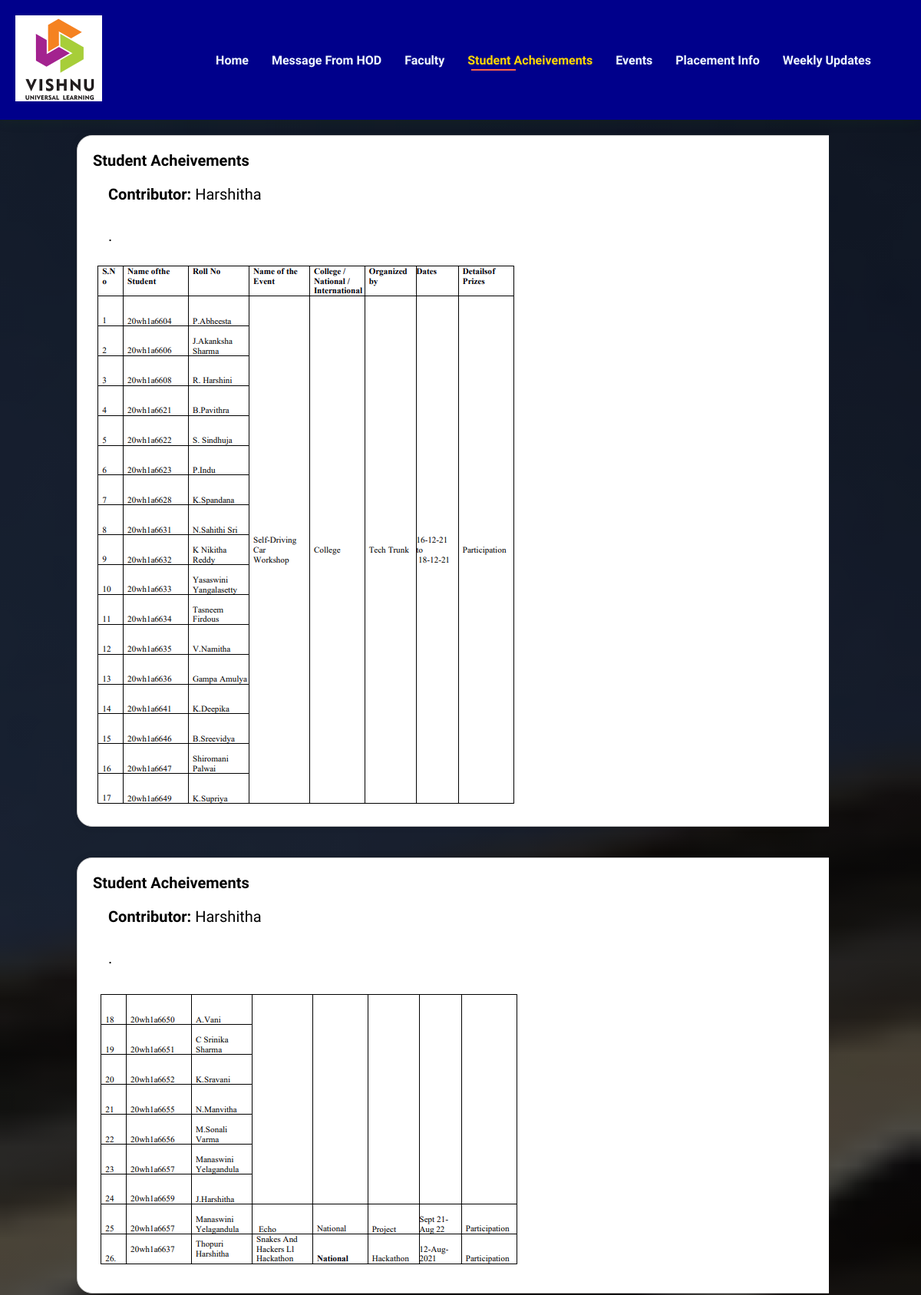
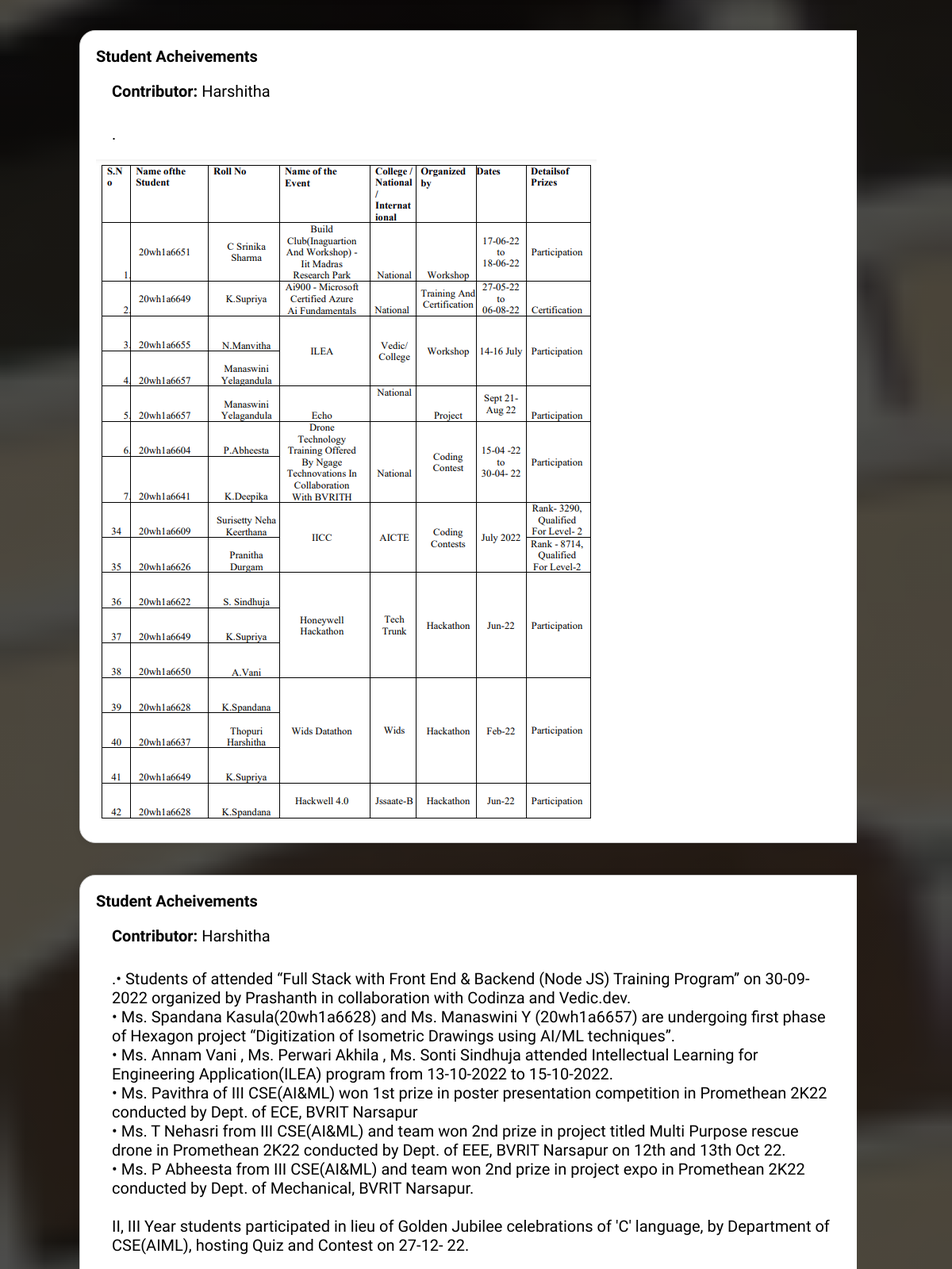
The page /studentAcheivements (upper part) on the database its author committed (2 pictures, top to bottom).
### tables this page shows
CREATE TABLE content (
                id INTEGER PRIMARY KEY AUTOINCREMENT,
                contributor_name TEXT,
                semester_id TEXT,
                selected_page TEXT,
                content_title TEXT,
                content TEXT,
                file_name TEXT
            , date_added DATE);

### app.py (the view)
@app.route('/studentAcheivements')
def studentAcheivements():
    content = get_content_by_page('student-achievements')
    print("----------------")
    print(content)
    print("----------------")
    return render_template('studentAcheivements.html', content=content)

### app.py (called while the page is built)
def get_db():
    db = getattr(g, '_database', None)
    if db is None:
        db = g._database = sqlite3.connect(DATABASE)
    return db

@app.teardown_appcontext
def close_connection(exception):
    db = getattr(g, '_database', None)
    if db is not None:
        db.close()

def get_content_by_page(page):
    db = get_db()
    cursor = db.cursor()
    cursor.execute('''
        SELECT * FROM content WHERE selected_page = ? ORDER BY semester_id
        ''', (page,))
    content = cursor.fetchall()
    return content

### templates/studentAcheivements.html (shortened to what this page needs)
<!DOCTYPE html>
<html lang="en">
<head>
    <link rel="stylesheet" href="https://cdnjs.cloudflare.com/ajax/libs/font-awesome/6.1.1/css/all.min.css" />
    <link rel="stylesheet" href="static/style.css">
    <link rel="text/stylesheet" src="script.js">
</head>
<body>
    <section id = "header">
        <a href="#"><img src = "static/img/logo.png" class="logo" alt = ""></a>
            <div>
                <ul id = "navbar">
                    <li><a href = "{{url_for('index')}}">Home</a></li>
                    <li><a href = "{{url_for('hod')}}">Message From HOD</a></li>
                    <li><a href = "{{ url_for('faculty') }}">Faculty</a></li>
                    <li><a href = "{{ url_for('studentAcheivements')}}" class = "active">Student Acheivements</a> </li>
                    <li><a href = "{{ url_for('events') }}">Events</a></li>
                    <li><a href = "{{ url_for('placement') }}">Placement Info</a></li>
                    <li><a href = "{{ url_for('weekly_update') }}">Weekly Updates</a></li>
                </ul>
            </div>
    </section>
    <section id="hero">
        <div class="container">
            {% for entry in content %}
            <div class="content-container">
                <h7>{{ entry[4] }}</h7>
                <p><b>Contributor:</b> {{ entry[1] }}</p>
                <p>{{ entry[5]|safe }}</p>
                <img src="{{ url_for('static', filename='uploads/' + entry[6]) }}" alt="{{ entry[4] }} Image">
            </div>
            {% endfor %}
        </div>
    </section>
</body>
</html>

### static/style.css (style rules this page uses)
* { margin: 0; padding: 0; box-sizing: border-box; font-family: 'Spartan', sans-serif; }
h7 { font-weight: 700; font-size: 20px; }
p { font-size: 16px; color: aqua; margin: 15px 0 20px 0; }
body { width: 100%; }
#header { display: flex; align-items: center; justify-content: space-between; padding: 20px 20px; background-color: darkblue; box-shadow: 0 5px 15px rgba(39, 114, 12, 0.06); z-index: 999; position: sticky; top: 0; left: 0; }
#header .logo { height: 40; width: 40; }
#navbar { display: flex; align-items: center; justify-content: center; }
#navbar li { list-style: none; padding: 0 15px; position: relative; }
#navbar li a { text-decoration: none; font-size: 16px; font-weight: 600; color: aliceblue; transition: 0.3s ease; }
#navbar li a:hover, #navbar li a.active { color: gold; }
#navbar li a.active::after, #navbar li a:hover::after { content: ""; width: 30%; height: 2px; background-color: tomato; position: absolute; bottom: -4px; left: 20px; }
#hero { background-image: linear-gradient(rgba(0,0,0,0.7), rgba(0,0,0,0.7)), url("/static/img/background_1.png"); min-height: 140vh; height: 100%; width: 100%; background-size: cover; background-repeat: repeat-y; background-position: top 25% right 0%; padding: 0 80px; display: flex; flex-direction: column; align-items: flex-start; justify-content: center; overflow: auto; overflow-y: scroll; }
#hero .container { height: 100%; width: calc(100% - 40px); overflow-y: scroll; scroll-snap-type: y mandatory; }
.content-container { background: repeat-y; background-color: #fff; border: 1px solid #ccc; border-radius: 20px; box-shadow: 0px 0px 10px rgba(0, 0, 0, 0.1); padding: 20px; margin: 20px; width: calc(50% - 40px); float: left; width: 100%; box-sizing: border-box; font-family: 'Spartan', sans-serif; font-size: large; }
.content-container p { font-family: 'Spartan', sans-serif; font-size: smaller; font-weight: 500; }
.content-container p { color: black; margin: 10px; padding: 10px; font-size: 20px; }
.content-container { transition: transform 0.2s ease-in-out, opacity 0.3s ease-in-out; }

### rows shown on the page
content: content_title "Student Acheivements", contributor_name "Harshitha", content ".", file_name (picture)
content: content_title "Student Acheivements", contributor_name "Harshitha", content ".", file_name (picture)
content: content_title "Student Acheivements", contributor_name "Harshitha", content ".", file_name (picture)
content: content_title "Student Acheivements", contributor_name "Harshitha", content ".• Students of attended “Full Stack with Front End & Backend (Node JS) Training Program” on 30-09-2022 organized by Prashanth in collaboration with Codinza and Vedic.dev. • Ms. Spandana Kasula(20wh1a6628) and Ms. Manaswini Y (20wh1a6657) are undergoing first phase of Hexagon project “Digitization of Isometric Drawings using AI/ML techniques”. • Ms. Annam Vani , Ms. Perwari Akhila , Ms. Sonti Sindhuja attended Intellectual Learning for Engineering Application(ILEA) program from 13-10-2022 to 15-10-2022. • Ms. Pavithra of III CSE(AI&ML) won 1st prize in poster presentation competition in Promethean 2K22 conducted by Dept. of ECE, BVRIT Narsapur • Ms. T Nehasri from III CSE(AI&ML) and team won…"
